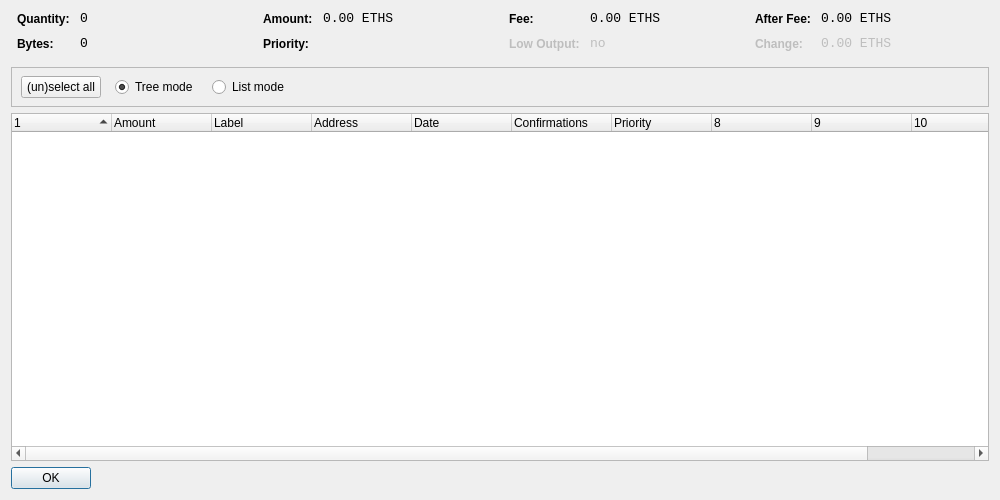
<?xml version="1.0" encoding="UTF-8"?>
<ui version="4.0">
 <class>CoinControlDialog</class>
 <widget class="QDialog" name="CoinControlDialog">
  <property name="geometry">
   <rect>
    <x>0</x>
    <y>0</y>
    <width>1000</width>
    <height>500</height>
   </rect>
  </property>
  <property name="windowTitle">
   <string>Coin Control</string>
  </property>
  <layout class="QVBoxLayout" name="verticalLayout">
   <item>
    <layout class="QHBoxLayout" name="horizontalLayoutTop" stretch="0,0,0,0">
     <property name="topMargin">
      <number>0</number>
     </property>
     <property name="bottomMargin">
      <number>10</number>
     </property>
     <item>
      <layout class="QFormLayout" name="formLayoutCoinControl1">
       <property name="horizontalSpacing">
        <number>10</number>
       </property>
       <property name="verticalSpacing">
        <number>10</number>
       </property>
       <property name="leftMargin">
        <number>6</number>
       </property>
       <property name="rightMargin">
        <number>6</number>
       </property>
       <item row="0" column="0">
        <widget class="QLabel" name="labelCoinControlQuantityText">
         <property name="styleSheet">
          <string notr="true">font-weight:bold;</string>
         </property>
         <property name="text">
          <string>Quantity:</string>
         </property>
        </widget>
       </item>
       <item row="0" column="1">
        <widget class="QLabel" name="labelCoinControlQuantity">
         <property name="font">
          <font>
           <family>Monospace</family>
           <pointsize>10</pointsize>
          </font>
         </property>
         <property name="cursor">
          <cursorShape>IBeamCursor</cursorShape>
         </property>
         <property name="contextMenuPolicy">
          <enum>Qt::ActionsContextMenu</enum>
         </property>
         <property name="text">
          <string notr="true">0</string>
         </property>
         <property name="textInteractionFlags">
          <set>Qt::LinksAccessibleByMouse|Qt::TextSelectableByKeyboard|Qt::TextSelectableByMouse</set>
         </property>
        </widget>
       </item>
       <item row="1" column="0">
        <widget class="QLabel" name="labelCoinControlBytesText">
         <property name="styleSheet">
          <string notr="true">font-weight:bold;</string>
         </property>
         <property name="text">
          <string>Bytes:</string>
         </property>
        </widget>
       </item>
       <item row="1" column="1">
        <widget class="QLabel" name="labelCoinControlBytes">
         <property name="font">
          <font>
           <family>Monospace</family>
           <pointsize>10</pointsize>
          </font>
         </property>
         <property name="cursor">
          <cursorShape>IBeamCursor</cursorShape>
         </property>
         <property name="contextMenuPolicy">
          <enum>Qt::ActionsContextMenu</enum>
         </property>
         <property name="text">
          <string notr="true">0</string>
         </property>
         <property name="textInteractionFlags">
          <set>Qt::LinksAccessibleByMouse|Qt::TextSelectableByKeyboard|Qt::TextSelectableByMouse</set>
         </property>
        </widget>
       </item>
      </layout>
     </item>
     <item>
      <layout class="QFormLayout" name="formLayoutCoinControl2">
       <property name="horizontalSpacing">
        <number>10</number>
       </property>
       <property name="verticalSpacing">
        <number>10</number>
       </property>
       <property name="leftMargin">
        <number>6</number>
       </property>
       <property name="rightMargin">
        <number>6</number>
       </property>
       <item row="0" column="0">
        <widget class="QLabel" name="labelCoinControlAmountText">
         <property name="styleSheet">
          <string notr="true">font-weight:bold;</string>
         </property>
         <property name="text">
          <string>Amount:</string>
         </property>
        </widget>
       </item>
       <item row="0" column="1">
        <widget class="QLabel" name="labelCoinControlAmount">
         <property name="font">
          <font>
           <family>Monospace</family>
           <pointsize>10</pointsize>
          </font>
         </property>
         <property name="cursor">
          <cursorShape>IBeamCursor</cursorShape>
         </property>
         <property name="contextMenuPolicy">
          <enum>Qt::ActionsContextMenu</enum>
         </property>
         <property name="text">
          <string notr="true">0.00 ETHS</string>
         </property>
         <property name="textInteractionFlags">
          <set>Qt::LinksAccessibleByMouse|Qt::TextSelectableByKeyboard|Qt::TextSelectableByMouse</set>
         </property>
        </widget>
       </item>
       <item row="1" column="0">
        <widget class="QLabel" name="labelCoinControlPriorityText">
         <property name="styleSheet">
          <string notr="true">font-weight:bold;</string>
         </property>
         <property name="text">
          <string>Priority:</string>
         </property>
        </widget>
       </item>
       <item row="1" column="1">
        <widget class="QLabel" name="labelCoinControlPriority">
         <property name="font">
          <font>
           <family>Monospace</family>
           <pointsize>10</pointsize>
          </font>
         </property>
         <property name="cursor">
          <cursorShape>IBeamCursor</cursorShape>
         </property>
         <property name="contextMenuPolicy">
          <enum>Qt::ActionsContextMenu</enum>
         </property>
         <property name="text">
          <string/>
         </property>
         <property name="textInteractionFlags">
          <set>Qt::LinksAccessibleByMouse|Qt::TextSelectableByKeyboard|Qt::TextSelectableByMouse</set>
         </property>
        </widget>
       </item>
      </layout>
     </item>
     <item>
      <layout class="QFormLayout" name="formLayoutCoinControl3">
       <property name="horizontalSpacing">
        <number>10</number>
       </property>
       <property name="verticalSpacing">
        <number>10</number>
       </property>
       <property name="leftMargin">
        <number>6</number>
       </property>
       <property name="rightMargin">
        <number>6</number>
       </property>
       <item row="0" column="0">
        <widget class="QLabel" name="labelCoinControlFeeText">
         <property name="styleSheet">
          <string notr="true">font-weight:bold;</string>
         </property>
         <property name="text">
          <string>Fee:</string>
         </property>
        </widget>
       </item>
       <item row="0" column="1">
        <widget class="QLabel" name="labelCoinControlFee">
         <property name="font">
          <font>
           <family>Monospace</family>
           <pointsize>10</pointsize>
          </font>
         </property>
         <property name="cursor">
          <cursorShape>IBeamCursor</cursorShape>
         </property>
         <property name="contextMenuPolicy">
          <enum>Qt::ActionsContextMenu</enum>
         </property>
         <property name="text">
          <string notr="true">0.00 ETHS</string>
         </property>
         <property name="textInteractionFlags">
          <set>Qt::LinksAccessibleByMouse|Qt::TextSelectableByKeyboard|Qt::TextSelectableByMouse</set>
         </property>
        </widget>
       </item>
       <item row="1" column="0">
        <widget class="QLabel" name="labelCoinControlLowOutputText">
         <property name="enabled">
          <bool>false</bool>
         </property>
         <property name="styleSheet">
          <string notr="true">font-weight:bold;</string>
         </property>
         <property name="text">
          <string>Low Output:</string>
         </property>
        </widget>
       </item>
       <item row="1" column="1">
        <widget class="QLabel" name="labelCoinControlLowOutput">
         <property name="enabled">
          <bool>false</bool>
         </property>
         <property name="font">
          <font>
           <family>Monospace</family>
           <pointsize>10</pointsize>
          </font>
         </property>
         <property name="cursor">
          <cursorShape>IBeamCursor</cursorShape>
         </property>
         <property name="contextMenuPolicy">
          <enum>Qt::ActionsContextMenu</enum>
         </property>
         <property name="text">
          <string notr="true">no</string>
         </property>
         <property name="textInteractionFlags">
          <set>Qt::LinksAccessibleByMouse|Qt::TextSelectableByKeyboard|Qt::TextSelectableByMouse</set>
         </property>
        </widget>
       </item>
      </layout>
     </item>
     <item>
      <layout class="QFormLayout" name="formLayoutCoinControl4">
       <property name="horizontalSpacing">
        <number>10</number>
       </property>
       <property name="verticalSpacing">
        <number>10</number>
       </property>
       <property name="leftMargin">
        <number>6</number>
       </property>
       <property name="rightMargin">
        <number>6</number>
       </property>
       <item row="0" column="0">
        <widget class="QLabel" name="labelCoinControlAfterFeeText">
         <property name="styleSheet">
          <string notr="true">font-weight:bold;</string>
         </property>
         <property name="text">
          <string>After Fee:</string>
         </property>
        </widget>
       </item>
       <item row="0" column="1">
        <widget class="QLabel" name="labelCoinControlAfterFee">
         <property name="font">
          <font>
           <family>Monospace</family>
           <pointsize>10</pointsize>
          </font>
         </property>
         <property name="cursor">
          <cursorShape>IBeamCursor</cursorShape>
         </property>
         <property name="contextMenuPolicy">
          <enum>Qt::ActionsContextMenu</enum>
         </property>
         <property name="text">
          <string notr="true">0.00 ETHS</string>
         </property>
         <property name="textInteractionFlags">
          <set>Qt::LinksAccessibleByMouse|Qt::TextSelectableByKeyboard|Qt::TextSelectableByMouse</set>
         </property>
        </widget>
       </item>
       <item row="1" column="0">
        <widget class="QLabel" name="labelCoinControlChangeText">
         <property name="enabled">
          <bool>false</bool>
         </property>
         <property name="styleSheet">
          <string notr="true">font-weight:bold;</string>
         </property>
         <property name="text">
          <string>Change:</string>
         </property>
        </widget>
       </item>
       <item row="1" column="1">
        <widget class="QLabel" name="labelCoinControlChange">
         <property name="enabled">
          <bool>false</bool>
         </property>
         <property name="font">
          <font>
           <family>Monospace</family>
           <pointsize>10</pointsize>
          </font>
         </property>
         <property name="cursor">
          <cursorShape>IBeamCursor</cursorShape>
         </property>
         <property name="contextMenuPolicy">
          <enum>Qt::ActionsContextMenu</enum>
         </property>
         <property name="text">
          <string notr="true">0.00 ETHS</string>
         </property>
         <property name="textInteractionFlags">
          <set>Qt::LinksAccessibleByMouse|Qt::TextSelectableByKeyboard|Qt::TextSelectableByMouse</set>
         </property>
        </widget>
       </item>
      </layout>
     </item>
    </layout>
   </item>
   <item>
    <widget class="QFrame" name="frame">
     <property name="minimumSize">
      <size>
       <width>0</width>
       <height>40</height>
      </size>
     </property>
     <property name="frameShape">
      <enum>QFrame::StyledPanel</enum>
     </property>
     <property name="frameShadow">
      <enum>QFrame::Sunken</enum>
     </property>
     <widget class="QWidget" name="horizontalLayoutWidget">
      <property name="geometry">
       <rect>
        <x>10</x>
        <y>0</y>
        <width>781</width>
        <height>41</height>
       </rect>
      </property>
      <layout class="QHBoxLayout" name="horizontalLayoutPanel" stretch="0,0,0,0,0">
       <property name="spacing">
        <number>14</number>
       </property>
       <item>
        <widget class="QPushButton" name="pushButtonSelectAll">
         <property name="sizePolicy">
          <sizepolicy hsizetype="Maximum" vsizetype="Fixed">
           <horstretch>0</horstretch>
           <verstretch>0</verstretch>
          </sizepolicy>
         </property>
         <property name="text">
          <string>(un)select all</string>
         </property>
        </widget>
       </item>
       <item>
        <widget class="QRadioButton" name="radioTreeMode">
         <property name="sizePolicy">
          <sizepolicy hsizetype="Maximum" vsizetype="Fixed">
           <horstretch>0</horstretch>
           <verstretch>0</verstretch>
          </sizepolicy>
         </property>
         <property name="text">
          <string>Tree mode</string>
         </property>
         <property name="checked">
          <bool>true</bool>
         </property>
        </widget>
       </item>
       <item>
        <widget class="QRadioButton" name="radioListMode">
         <property name="sizePolicy">
          <sizepolicy hsizetype="Maximum" vsizetype="Fixed">
           <horstretch>0</horstretch>
           <verstretch>0</verstretch>
          </sizepolicy>
         </property>
         <property name="text">
          <string>List mode</string>
         </property>
        </widget>
       </item>
       <item>
        <spacer name="horizontalSpacer">
         <property name="orientation">
          <enum>Qt::Horizontal</enum>
         </property>
         <property name="sizeHint" stdset="0">
          <size>
           <width>40</width>
           <height>20</height>
          </size>
         </property>
        </spacer>
       </item>
      </layout>
     </widget>
    </widget>
   </item>
   <item>
    <widget class="CoinControlTreeWidget" name="treeWidget">
     <property name="contextMenuPolicy">
      <enum>Qt::CustomContextMenu</enum>
     </property>
     <property name="sortingEnabled">
      <bool>false</bool>
     </property>
     <property name="columnCount">
      <number>11</number>
     </property>
     <attribute name="headerShowSortIndicator" stdset="0">
      <bool>true</bool>
     </attribute>
     <attribute name="headerStretchLastSection">
      <bool>false</bool>
     </attribute>
     <column>
      <property name="text">
       <string/>
      </property>
     </column>
     <column>
      <property name="text">
       <string>Amount</string>
      </property>
     </column>
     <column>
      <property name="text">
       <string>Label</string>
      </property>
     </column>
     <column>
      <property name="text">
       <string>Address</string>
      </property>
     </column>
     <column>
      <property name="text">
       <string>Date</string>
      </property>
     </column>
     <column>
      <property name="text">
       <string>Confirmations</string>
      </property>
      <property name="toolTip">
       <string>Confirmed</string>
      </property>
     </column>
     <column>
      <property name="text">
       <string>Priority</string>
      </property>
     </column>
     <column>
      <property name="text">
       <string/>
      </property>
     </column>
     <column>
      <property name="text">
       <string/>
      </property>
     </column>
     <column>
      <property name="text">
       <string/>
      </property>
     </column>
     <column>
      <property name="text">
       <string/>
      </property>
     </column>
    </widget>
   </item>
   <item>
    <widget class="QDialogButtonBox" name="buttonBox">
     <property name="sizePolicy">
      <sizepolicy hsizetype="Maximum" vsizetype="Fixed">
       <horstretch>0</horstretch>
       <verstretch>0</verstretch>
      </sizepolicy>
     </property>
     <property name="orientation">
      <enum>Qt::Horizontal</enum>
     </property>
     <property name="standardButtons">
      <set>QDialogButtonBox::Ok</set>
     </property>
    </widget>
   </item>
  </layout>
 </widget>
 <customwidgets>
  <customwidget>
   <class>CoinControlTreeWidget</class>
   <extends>QTreeWidget</extends>
   <header>coincontroltreewidget.h</header>
  </customwidget>
 </customwidgets>
 <resources/>
 <connections/>
</ui>
